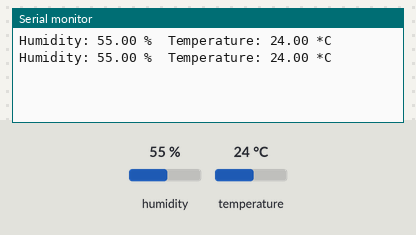
Bench run of a sketch on a simulated Arduino Uno, built with avr-gcc and run on an emulated ATmega328P. On the bench: the last lines printed to the serial monitor. The test bench sets the inputs (shaded band); at power-on: humidity 55 %, temperature 24 °C.

Above: at 4.8 s.
4.9 s: humidity set to 22 %
At 7.2 s:
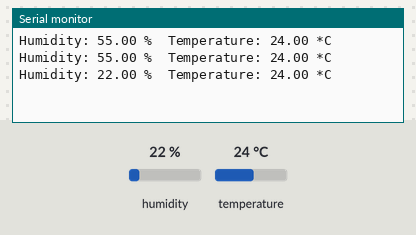
7.9 s: temperature set to 12 °C
At 8.4 s:
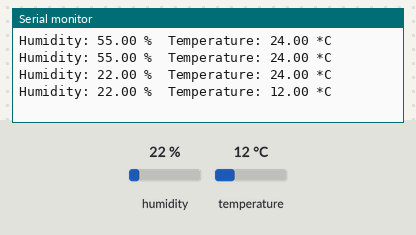
10.9 s: humidity set to 40 %
At 13.3 s:
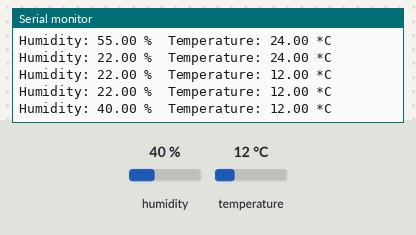
Timing chart, 0 to 14.8 s (numbered marks = the images above; inputs shaded):
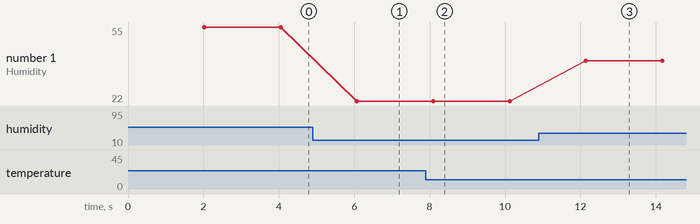

The sketch:

temperature.ino
```cpp
#include <DHT.h>
#define DHTPIN 8  // Pin connected to the DHT sensor
#define DHTTYPE DHT11  // DHT sensor type
DHT dht(DHTPIN, DHTTYPE);
void setup() {
  Serial.begin(9600);  // Initialize serial communication
  dht.begin();  // Initialize the DHT sensor
}
void loop() {
  delay(2000);  // Wait 2 seconds between readings
  float humidity = dht.readHumidity();
  float temperature = dht.readTemperature();
  Serial.print("Humidity: ");
  Serial.print(humidity);
  Serial.print(" %\t");
  Serial.print("Temperature: ");
  Serial.print(temperature);
  Serial.println(" *C");
}
```

Measured:
- after the input at 4.9 s, the serial monitor: prints a new line after 1.2 s (image 1)
- after the input at 7.9 s, the serial monitor: prints a new line after 0.20 s (image 2)
- after the input at 10.9 s, the serial monitor: prints a new line after 1.2 s (image 3)
- plotted number 1: 55 → 22 after the input at 4.9 s, 22 → 40 after the input at 10.9 s
